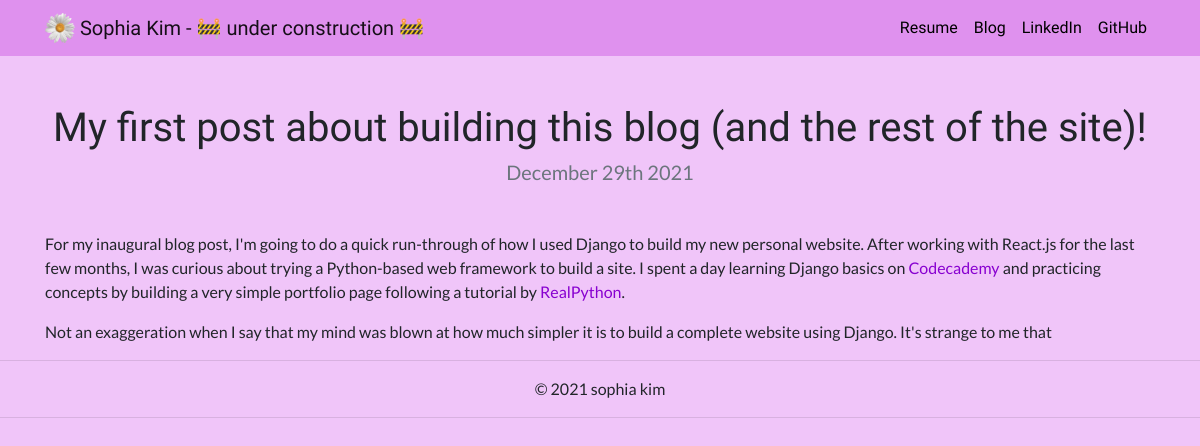
Page /blog/1/ on the committed database.
### blog/models.py (models this page shows, shortened)
class Post(models.Model):
  title = models.CharField(max_length=100)
  date = models.DateField()
  text = models.TextField()
  url = models.URLField(blank=True)

### blog/views.py (the view)
# urls.py: path('<int:blog_id>/', views.detail, name='detail'),
def detail(request, blog_id):
  post = get_object_or_404(Post, pk=blog_id)
  return render(request, 'blog/detail.html', {'post': post})

### blog/templates/blog/detail.html
{% extends 'projects/base.html' %}
{% block content %}
<h1 class="text-center mt-5" id="section-heading">{{ post.title }}</h1>
<h5 class="text-center text-muted mb-5">{{ post.date|date:'F jS Y' }}</h5>
<div class="text-left">
  {{ post.text|safe }}
</div>
{% endblock %}

### projects/static/projects/custom.css (style rules this page uses)
body { background-color: #f0c5f9; margin: 0; font-family: 'Lato', sans-serif; text-align: center; }
#section-heading { font-family: 'Fredoka One', cursive; }
a:link { color: #8801D0 }

### rows in the picture
Post: title "My first post about building this blog (and the rest of the site)!", date "December 29th 2021", text "For my inaugural blog post, I'm going to do a quick run-through of how I used Django to build my new personal website. After working with React.js for the last few months, I was curious about trying a Python-based web framework to build a site. I spent a day learning Django basics on Codecademy and practicing concepts by building a very simple portfolio page following a tutorial by RealPython . Not an exaggeration when I say that my mind was blown at how much simpler it is to build a complete website using Django. It's strange to me that"
